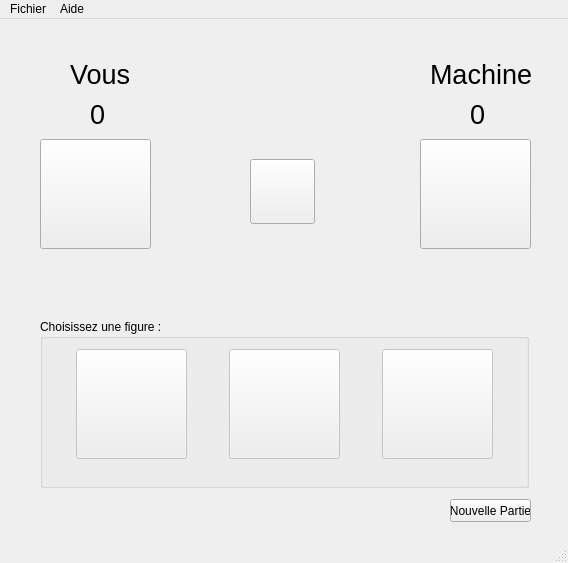
<?xml version="1.0" encoding="UTF-8"?>
<ui version="4.0">
 <class>chifoumivue</class>
 <widget class="QMainWindow" name="chifoumivue">
  <property name="geometry">
   <rect>
    <x>0</x>
    <y>0</y>
    <width>568</width>
    <height>563</height>
   </rect>
  </property>
  <property name="minimumSize">
   <size>
    <width>568</width>
    <height>563</height>
   </size>
  </property>
  <property name="maximumSize">
   <size>
    <width>568</width>
    <height>563</height>
   </size>
  </property>
  <property name="windowTitle">
   <string>MainWindow</string>
  </property>
  <widget class="QWidget" name="centralwidget">
   <widget class="QPushButton" name="Fight">
    <property name="enabled">
     <bool>true</bool>
    </property>
    <property name="geometry">
     <rect>
      <x>250</x>
      <y>140</y>
      <width>65</width>
      <height>65</height>
     </rect>
    </property>
    <property name="minimumSize">
     <size>
      <width>65</width>
      <height>65</height>
     </size>
    </property>
    <property name="maximumSize">
     <size>
      <width>65</width>
      <height>65</height>
     </size>
    </property>
    <property name="text">
     <string/>
    </property>
    <property name="icon">
     <iconset resource="ressourcesChifoumi.qrc">
      <normaloff>:/chifoumi/images/versus.gif</normaloff>:/chifoumi/images/versus.gif</iconset>
    </property>
    <property name="iconSize">
     <size>
      <width>65</width>
      <height>65</height>
     </size>
    </property>
   </widget>
   <widget class="QPushButton" name="SelectJoueur">
    <property name="geometry">
     <rect>
      <x>40</x>
      <y>120</y>
      <width>111</width>
      <height>110</height>
     </rect>
    </property>
    <property name="minimumSize">
     <size>
      <width>111</width>
      <height>110</height>
     </size>
    </property>
    <property name="maximumSize">
     <size>
      <width>111</width>
      <height>110</height>
     </size>
    </property>
    <property name="text">
     <string/>
    </property>
    <property name="icon">
     <iconset resource="ressourcesChifoumi.qrc">
      <normaloff>:/chifoumi/images/rien.gif</normaloff>:/chifoumi/images/rien.gif</iconset>
    </property>
    <property name="iconSize">
     <size>
      <width>111</width>
      <height>110</height>
     </size>
    </property>
   </widget>
   <widget class="QPushButton" name="SelectMachine">
    <property name="geometry">
     <rect>
      <x>420</x>
      <y>120</y>
      <width>111</width>
      <height>110</height>
     </rect>
    </property>
    <property name="minimumSize">
     <size>
      <width>111</width>
      <height>110</height>
     </size>
    </property>
    <property name="maximumSize">
     <size>
      <width>111</width>
      <height>110</height>
     </size>
    </property>
    <property name="text">
     <string/>
    </property>
    <property name="icon">
     <iconset resource="ressourcesChifoumi.qrc">
      <normaloff>:/chifoumi/images/rien.gif</normaloff>:/chifoumi/images/rien.gif</iconset>
    </property>
    <property name="iconSize">
     <size>
      <width>111</width>
      <height>110</height>
     </size>
    </property>
   </widget>
   <widget class="QPushButton" name="BoutonPartie">
    <property name="geometry">
     <rect>
      <x>450</x>
      <y>480</y>
      <width>81</width>
      <height>23</height>
     </rect>
    </property>
    <property name="text">
     <string>Nouvelle Partie</string>
    </property>
   </widget>
   <widget class="QLabel" name="ScoreJoueur">
    <property name="geometry">
     <rect>
      <x>90</x>
      <y>80</y>
      <width>31</width>
      <height>31</height>
     </rect>
    </property>
    <property name="font">
     <font>
      <pointsize>20</pointsize>
     </font>
    </property>
    <property name="text">
     <string>0</string>
    </property>
   </widget>
   <widget class="QLabel" name="ScoreMachine">
    <property name="geometry">
     <rect>
      <x>470</x>
      <y>80</y>
      <width>31</width>
      <height>31</height>
     </rect>
    </property>
    <property name="font">
     <font>
      <pointsize>20</pointsize>
     </font>
    </property>
    <property name="text">
     <string>0</string>
    </property>
   </widget>
   <widget class="QLabel" name="Joueur">
    <property name="geometry">
     <rect>
      <x>70</x>
      <y>40</y>
      <width>61</width>
      <height>31</height>
     </rect>
    </property>
    <property name="font">
     <font>
      <pointsize>20</pointsize>
     </font>
    </property>
    <property name="text">
     <string>Vous</string>
    </property>
   </widget>
   <widget class="QLabel" name="Machine">
    <property name="geometry">
     <rect>
      <x>430</x>
      <y>40</y>
      <width>101</width>
      <height>31</height>
     </rect>
    </property>
    <property name="font">
     <font>
      <pointsize>20</pointsize>
     </font>
    </property>
    <property name="text">
     <string>Machine</string>
    </property>
   </widget>
   <widget class="QGroupBox" name="groupBox">
    <property name="geometry">
     <rect>
      <x>40</x>
      <y>300</y>
      <width>489</width>
      <height>169</height>
     </rect>
    </property>
    <property name="title">
     <string>Choisissez une figure :</string>
    </property>
    <widget class="QWidget" name="horizontalLayoutWidget">
     <property name="geometry">
      <rect>
       <x>0</x>
       <y>0</y>
       <width>491</width>
       <height>171</height>
      </rect>
     </property>
     <layout class="QHBoxLayout" name="horizontalLayout">
      <item>
       <widget class="QPushButton" name="Ciseaux">
        <property name="enabled">
         <bool>false</bool>
        </property>
        <property name="minimumSize">
         <size>
          <width>111</width>
          <height>110</height>
         </size>
        </property>
        <property name="maximumSize">
         <size>
          <width>111</width>
          <height>110</height>
         </size>
        </property>
        <property name="text">
         <string/>
        </property>
        <property name="icon">
         <iconset resource="ressourcesChifoumi.qrc">
          <normaloff>:/chifoumi/images/ciseau.gif</normaloff>:/chifoumi/images/ciseau.gif</iconset>
        </property>
        <property name="iconSize">
         <size>
          <width>111</width>
          <height>110</height>
         </size>
        </property>
       </widget>
      </item>
      <item>
       <widget class="QPushButton" name="Feuille">
        <property name="enabled">
         <bool>false</bool>
        </property>
        <property name="minimumSize">
         <size>
          <width>111</width>
          <height>110</height>
         </size>
        </property>
        <property name="maximumSize">
         <size>
          <width>111</width>
          <height>110</height>
         </size>
        </property>
        <property name="text">
         <string/>
        </property>
        <property name="icon">
         <iconset resource="ressourcesChifoumi.qrc">
          <normaloff>:/chifoumi/images/papier.gif</normaloff>:/chifoumi/images/papier.gif</iconset>
        </property>
        <property name="iconSize">
         <size>
          <width>111</width>
          <height>110</height>
         </size>
        </property>
       </widget>
      </item>
      <item>
       <widget class="QPushButton" name="Pierre">
        <property name="enabled">
         <bool>false</bool>
        </property>
        <property name="minimumSize">
         <size>
          <width>111</width>
          <height>110</height>
         </size>
        </property>
        <property name="maximumSize">
         <size>
          <width>111</width>
          <height>110</height>
         </size>
        </property>
        <property name="text">
         <string/>
        </property>
        <property name="icon">
         <iconset resource="ressourcesChifoumi.qrc">
          <normaloff>:/chifoumi/images/pierre.gif</normaloff>:/chifoumi/images/pierre.gif</iconset>
        </property>
        <property name="iconSize">
         <size>
          <width>111</width>
          <height>110</height>
         </size>
        </property>
       </widget>
      </item>
     </layout>
    </widget>
   </widget>
  </widget>
  <widget class="QMenuBar" name="menubar">
   <property name="geometry">
    <rect>
     <x>0</x>
     <y>0</y>
     <width>568</width>
     <height>20</height>
    </rect>
   </property>
   <widget class="QMenu" name="menuFichier">
    <property name="title">
     <string>Fichier</string>
    </property>
   </widget>
   <widget class="QMenu" name="menuaide">
    <property name="title">
     <string>Aide</string>
    </property>
   </widget>
   <addaction name="menuFichier"/>
   <addaction name="menuaide"/>
  </widget>
  <widget class="QStatusBar" name="statusbar"/>
 </widget>
 <resources>
  <include location="ressourcesChifoumi.qrc"/>
 </resources>
 <connections/>
</ui>
